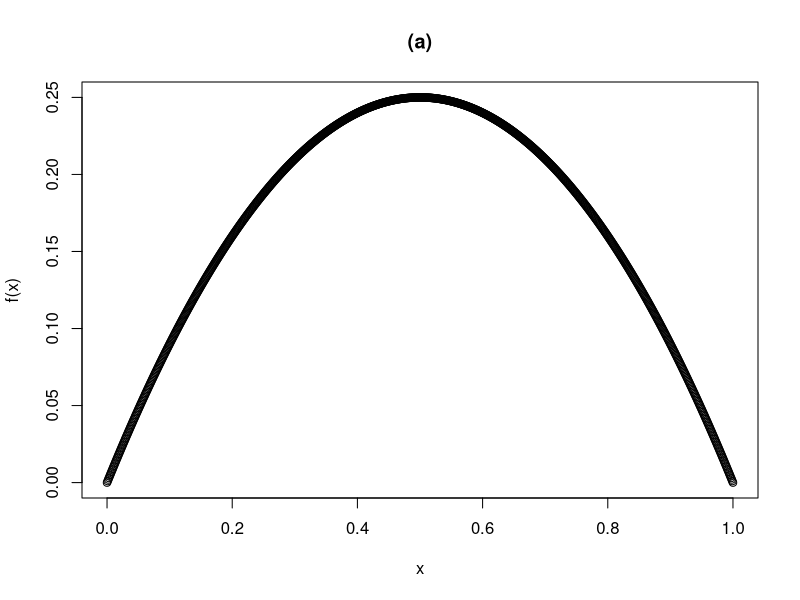
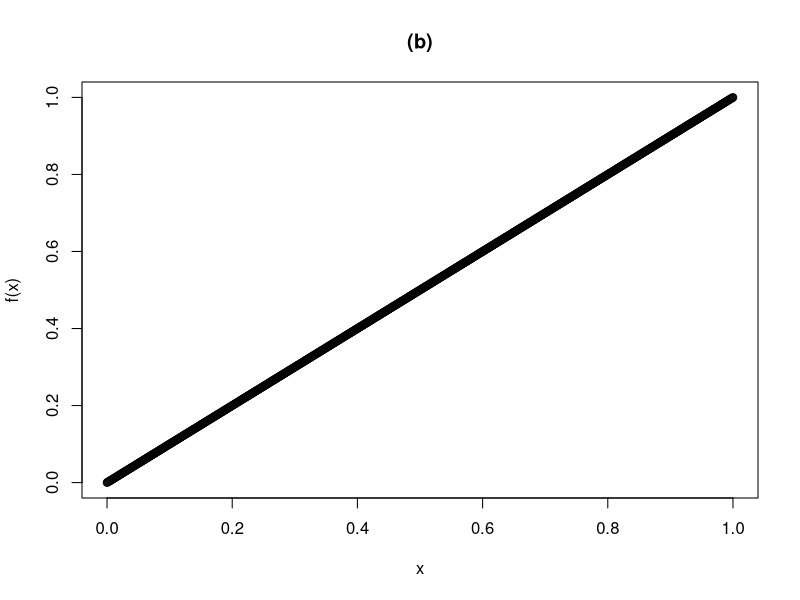
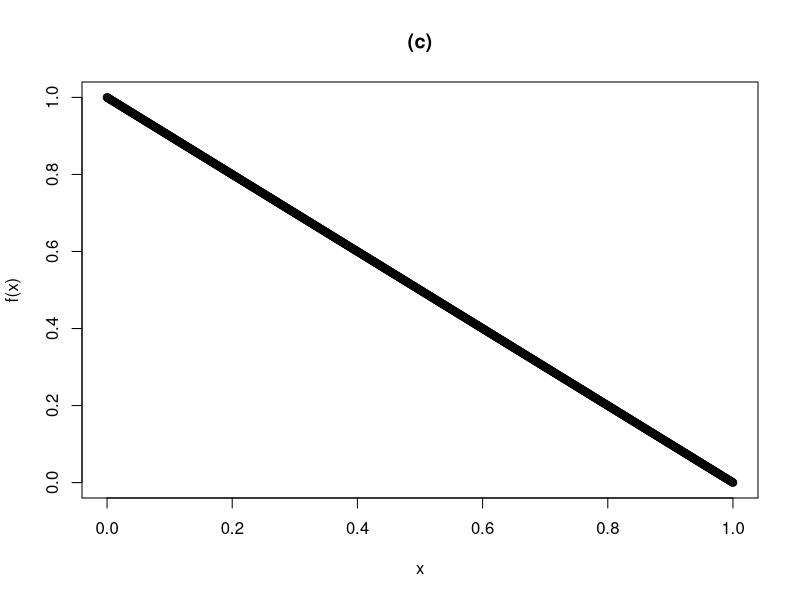
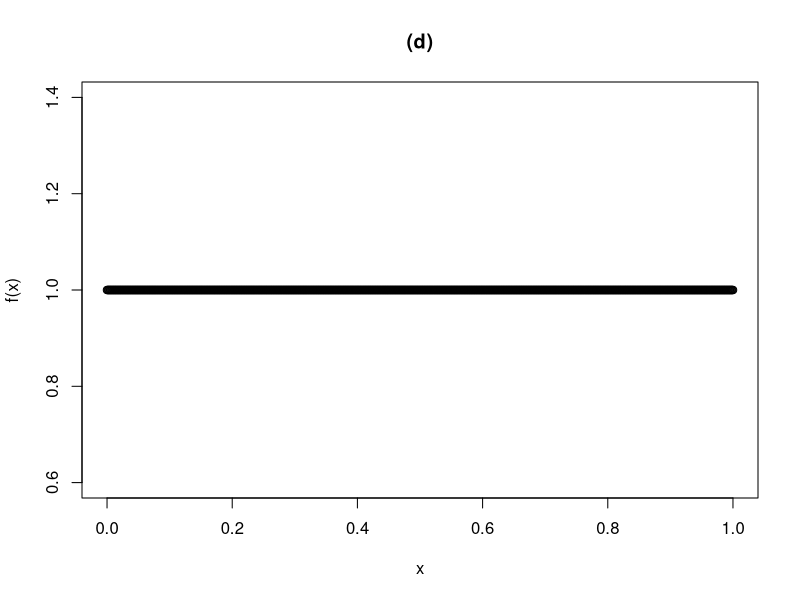
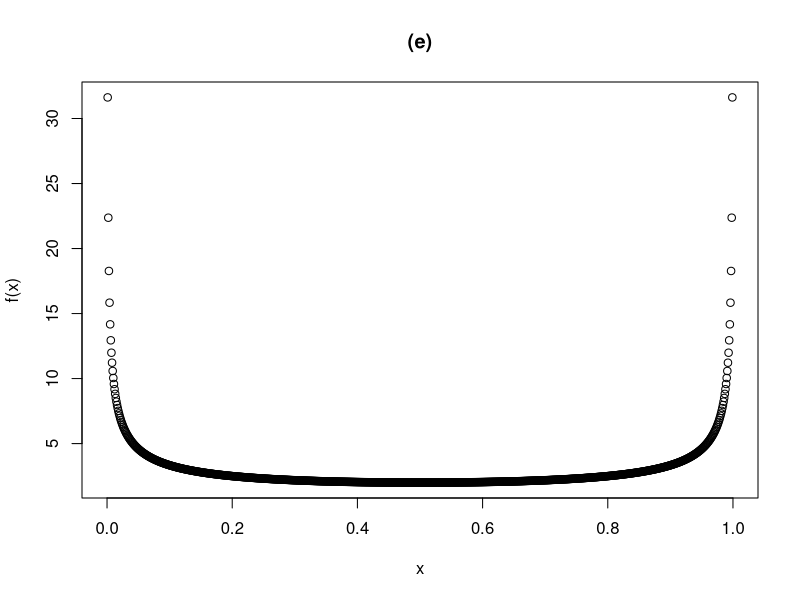

The R source for these figures, in order:
fx = function(x, a, b){
  x^(a-1)*(1-x)^(b-1)
}
x = seq(from = 0,to = 1, length.out = 1000)

# (a)
a = fx(x, a = 2, b = 2)
plot(x, a,  xlab = "x", ylab = "f(x)", main = "(a)")

# (b)
b = fx(x, a = 2, b = 1)
plot(x, b, xlab = "x", ylab = "f(x)", main = "(b)")

# (c)
c = fx(x, a = 1, b = 2)
plot(x, c, xlab = "x", ylab = "f(x)", main = "(c)")

# (d)
d = fx(x, a = 1, b = 1)
plot(x, d, xlab = "x", ylab = "f(x)", main = "(d)")

# (e)
e = fx(x, a= 0.5, b = 0.5)
plot(x, e, xlab = "x", ylab = "f(x)", main = "(e)")